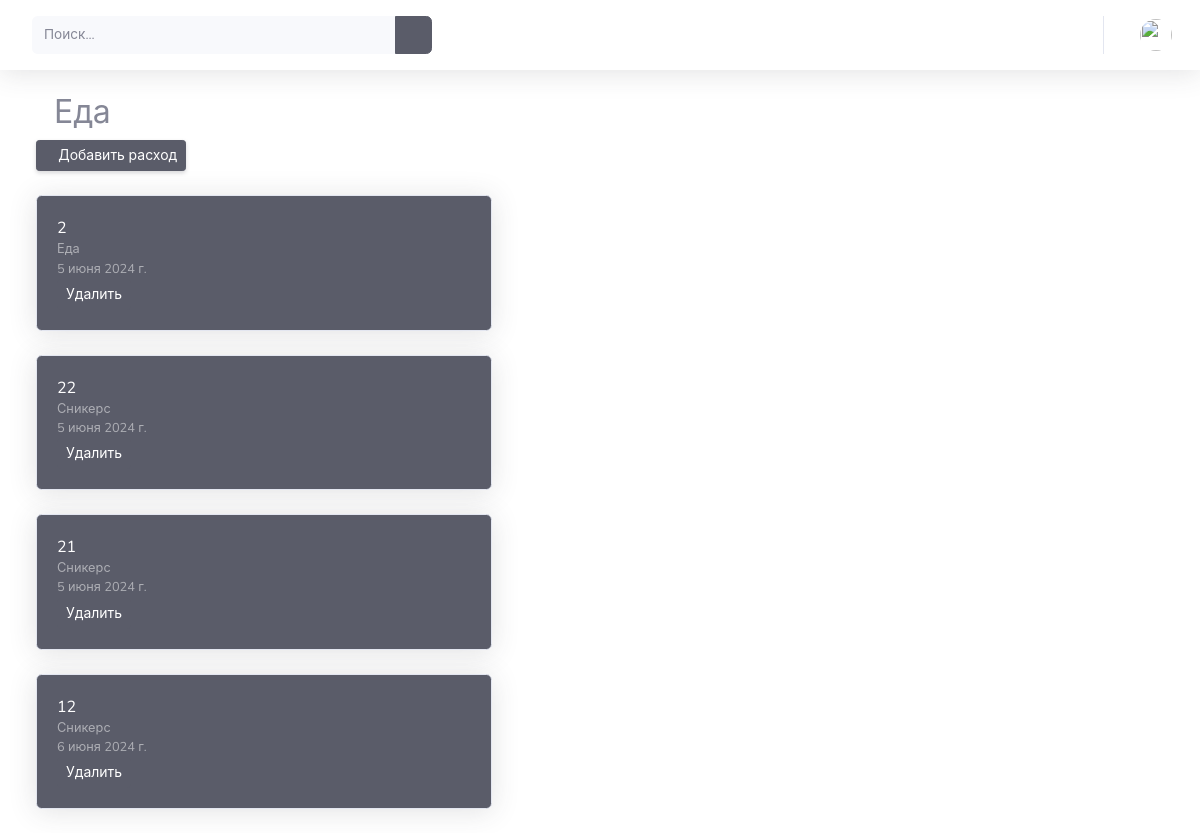
/9/ (signed in), run on the app's committed database.
### dashboard/models.py (models this page shows, shortened)
class Category(models.Model):
    name = models.CharField(max_length=255)
    author = models.ForeignKey(User, on_delete=models.CASCADE, related_name='categories')
    class Meta:
        verbose_name = 'Категория'
        verbose_name_plural = 'Категории'

class Expense(models.Model):
    title = models.CharField(verbose_name='Название', max_length=255)
    category = models.ForeignKey(
        Category, on_delete=models.CASCADE, null=True, related_name='expenses', verbose_name='Категория')
    total = models.PositiveIntegerField(verbose_name='Сумма')
    date = models.DateField(auto_now_add=True, verbose_name='Дата')
    comment = models.TextField(
        null=True, blank=True, verbose_name='Комментарий')
    class Meta:
        verbose_name = 'Расход'
        verbose_name_plural = 'Расходы'

### dashboard/views.py (the view)
# urls.py: path('<int:pk>/', CategoryDetailView.as_view(), name='category_detail'),
class CategoryDetailView(LoginRequiredMixin, DetailView):
    model = Category
    template_name = 'dashboard/category.html'

### templates/dashboard/category.html (shortened to what this page needs)
{% extends 'base.html' %}
{% block content %}
<div class="container">
    <h2>{{category.name}}</h2>
</div>
<div class="container-fluid">
    <div class="col-lg-5 mb-4">
    <a href="{% url 'add_expense'%}" class="btn btn-sm btn-dark shadow-sm"><i
        class="fas fa-ruble-sign fa-sm text-white-white-white-50"></i> Добавить расход</a>
    </div>
</div>
{% for expense in category.expenses.all %}
<div class="container-fluid">
    <div class="col-lg-5 mb-4">
        <div class="card bg-dark text-white shadow">
            <div class="card-body">
                {{ expense.total }}
                <div class="text-white-50 small">{{ expense.title }}</div>
                <div class="text-white-50 small">{{ expense.date }}</div>
                <form method="post" action="{% url 'delete_expense' pk=expense.id %}">
                    <button type="submit" class="btn btn-dark btn-sm" onclick="return confirm('Вы уверены, что хотите удалить эту сумму расхода?')">Удалить</button>
                </form>
            </div>
        </div>
    </div>
</div>
{% endfor %}
{% endblock %}

### data on the page
Category: name "Еда"
Expense: total "2", title "Еда", date "5 июня 2024 г."
Expense: total "22", title "Сникерс", date "5 июня 2024 г."
Expense: total "21", title "Сникерс", date "5 июня 2024 г."
Expense: total "12", title "Сникерс", date "6 июня 2024 г."
